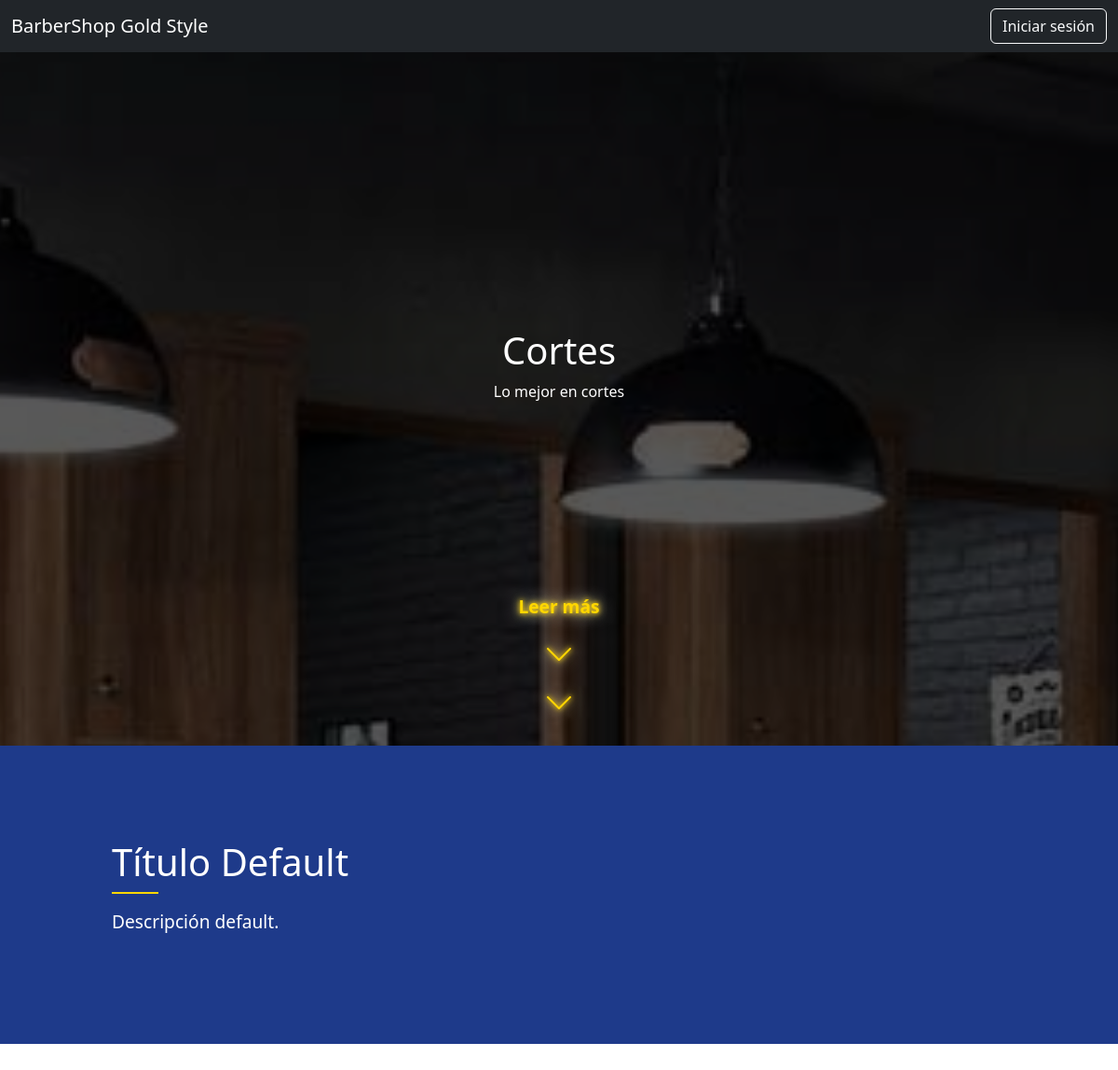
Before: /php/servicios/corte_publico.php with the older database file.
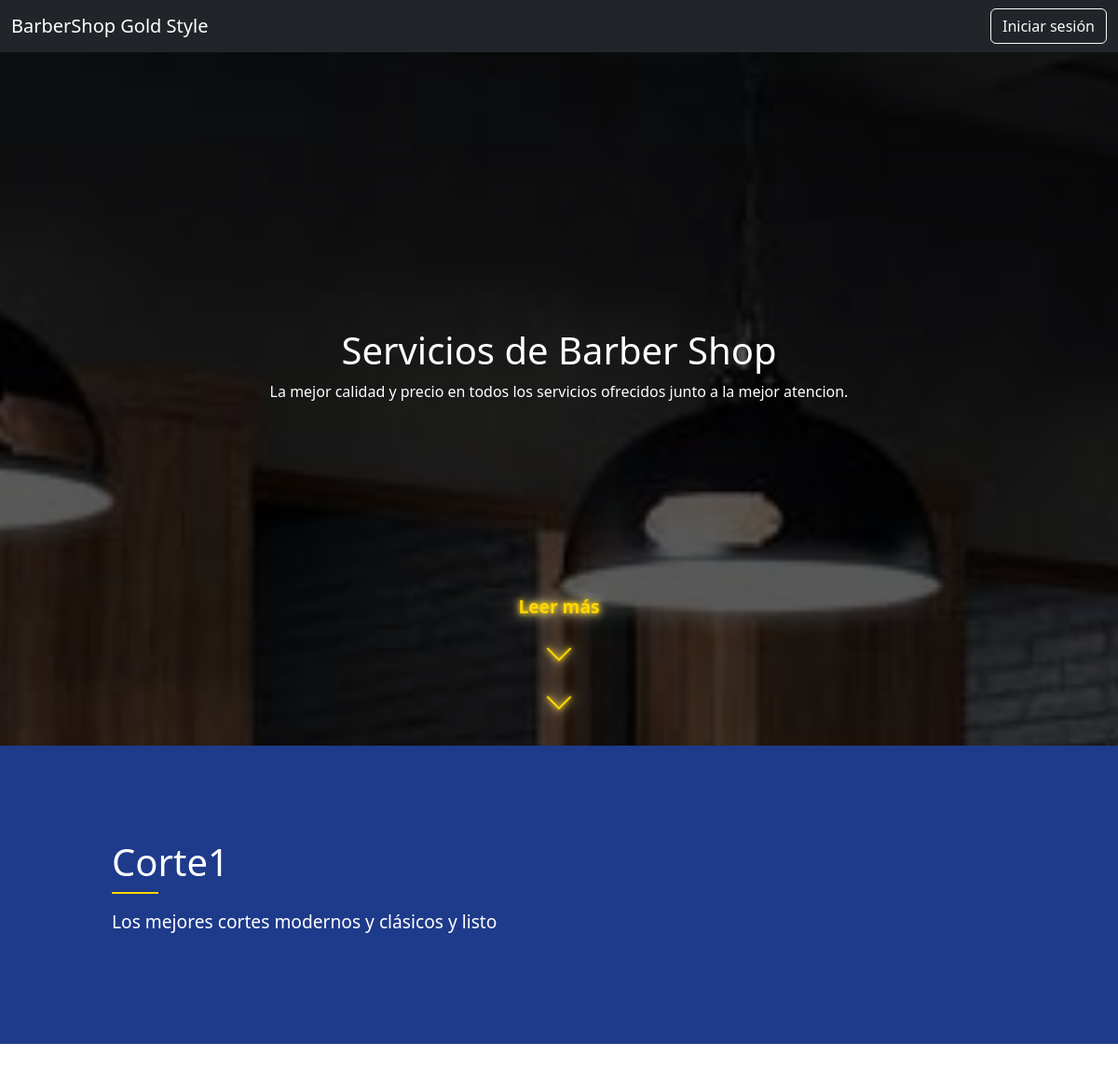
After: the same page with the newer database file.
### tables this page shows
CREATE TABLE `portada` (
  `id` int(11) NOT NULL,
  `titulo` varchar(255) NOT NULL,
  `descripcion` varchar(255) NOT NULL,
  `imagen` varchar(255) NOT NULL
);

CREATE TABLE `intro_servicios` (
  `id` int(11) NOT NULL,
  `servicio` varchar(50) NOT NULL,
  `titulo` varchar(255) NOT NULL,
  `descripcion` varchar(255) NOT NULL
);

### php/servicios/corte_publico.php (the view, shortened to what this page needs)
<?php
require_once '../conexion.php';
$servicio = 'corte';
try {
    $stmtIntro = $pdo->prepare("SELECT * FROM intro_servicios WHERE servicio = :servicio LIMIT 1");
    $stmtIntro->execute([':servicio' => $servicio]);
    $intro = $stmtIntro->fetch();
    if (!$intro) {
        $intro = ['titulo' => 'Título Default', 'descripcion' => 'Descripción default.'];
    }
    $stmtPortada = $pdo->query("SELECT * FROM portada ORDER BY id ASC LIMIT 1 OFFSET 1");
    $portada = $stmtPortada->fetch();
} catch(PDOException $e) {
    echo "Error: " . htmlspecialchars($e->getMessage());
    exit;
}
?>
<!DOCTYPE html>
<html lang="es">
<head>
    <link href="https://cdn.jsdelivr.net/npm/bootstrap@5.3.3/dist/css/bootstrap.min.css" rel="stylesheet">
    <link href="https://cdn.jsdelivr.net/npm/bootstrap-icons@1.11.3/font/bootstrap-icons.css" rel="stylesheet">
    <link rel="stylesheet" href="/css/servicio.css">
</head>
<body>
    <nav class="navbar navbar-dark bg-dark fixed-top">
        <div class="container-fluid">
            <a class="navbar-brand" href="#">BarberShop Gold Style</a>
            <div class="boton-nav">
                <a href="/html/registro.html?mode=login" class="btn btn-outline-light">Iniciar sesión</a>
            </div>
        </div>
    </nav>
    <div class="cover" style="background-image: url('/php/uploads/<?php echo isset($portada['imagen']) ? htmlspecialchars($portada['imagen']) : 'https://via.placeholder.com/1920x1080'; ?>');">
        <div class="cover-overlay"></div>
        <div class="cover-content">
            <h1><?php echo isset($portada['titulo']) ? htmlspecialchars($portada['titulo']) : '¡Bienvenido a mi sitio!'; ?></h1>
            <p><?php echo isset($portada['descripcion']) ? htmlspecialchars($portada['descripcion']) : 'Descripción de la portada'; ?></p>
        </div>
        <div class="read-more">
            <span>Leer más</span>
            <div class="arrows">
                <i class="bi bi-chevron-down"></i>
                <i class="bi bi-chevron-down"></i>
            </div>
        </div>
    </div>
    <div class="intro-container">
        <div class="intro-text">
            <h2><?php echo htmlspecialchars($intro['titulo']); ?></h2>
            <p><?php echo htmlspecialchars($intro['descripcion']); ?></p>
        </div>
    </div>
</body>
</html>

### css/servicio.css (style rules this page uses)
:root { font-size: 16px; }
.cover { height: 100vh; width: 100vw; background-size: cover; background-position: center; background-attachment: fixed; display: flex; flex-direction: column; align-items: center; justify-content: center; color: white; text-align: center; position: relative; }
.cover-content { z-index: 1; opacity: 0; transform: translateY(3rem); animation: fadeInUp 1s ease-out forwards; position: relative; }
.cover-overlay { position: absolute; top: 0; left: 0; width: 100%; height: 100%; background: rgba(0, 0, 0, 0.65); z-index: 0; }
.read-more { position: absolute; bottom: 1.25rem; width: 100%; text-align: center; z-index: 1; color: #FFD700; font-size: 1.2rem; font-weight: bold; text-shadow: 0 0 0.3125rem #FFD700, 0 0 0.625rem #FFE066, 0 0 1.25rem #FFFFFF; opacity: 0; transform: translateY(3rem); animation: fadeInUp 1s ease-out 0.3s forwards; }
.arrows { display: flex; flex-direction: column; align-items: center; margin-top: 0.625rem; }
.arrows i { font-size: 2rem; color: #FFD700; text-shadow: 0 0 0.3125rem #FFD700, 0 0 0.625rem #FFE066, 0 0 1.25rem #FFFFFF; margin: 0.125rem 0; animation: flowDown 1.5s ease-in-out infinite; }
.arrows i:nth-child(2) { animation-delay: 0.3s; }
.intro-container { height: 40vh; background-color: #1E3A8A; color: white; display: flex; align-items: center; padding: 0 10%; position: relative; }
.intro-text { max-width: 50%; text-align: left; }
.intro-text h2 { font-size: 2.5rem; margin-bottom: 1rem; position: relative; }
.intro-text h2::after { content: ''; display: block; width: 50px; height: 2px; background-color: #FFD700; margin-top: 0.5rem; }
.intro-text p { font-size: 1.2rem; }

Changed rows visible on the page:
changed portada: titulo "Cortes" → "Servicios de Barber Shop"; descripcion "Lo mejor en cortes" → "La mejor calidad y precio en todos los servicios ofrecidos junto a la mejor atencion."
added intro_servicios: titulo "Corte1", descripcion "Los mejores cortes modernos y clásicos y listo"
Other visible differences:
$intro['titulo']: "Título Default" → (not shown)
$intro['descripcion']: "Descripción default." → (not shown)
